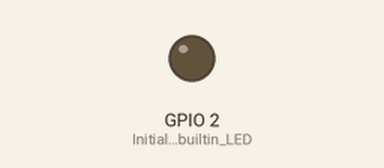
A sketch run on a simulated ESP8266 (NodeMCU). On the bench: output pins drawn as LEDs (lit = HIGH). WiFi joins after 1.5 s; servers stay silent unless stated; no MQTT or app messages arrive unless stated.

Above: at 0.5 s.
At 2.5 s:
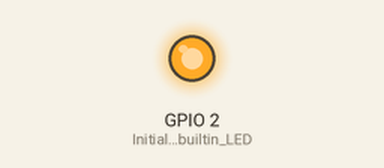
Timing chart, 0 to 5.2 s (numbered marks = the images above):
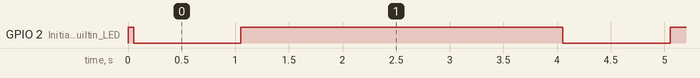

The sketch:

ESP8266_OTA-MQTT_TEMPLATE.ino
```cpp
/*
  ESP8266 code template for MQTT and OTA projects.

  Sections to be edited are delemited by "****INSERT HERE****" tags.
  Make sure to edit these sections:
   LIBRARIES
   VARIABLES
   SETUP
   LOOP
   MQTT ACTIVATED COMMANDS
   FUNCTIONS


  To switch from password to anonymous MQTT connection see the comments
  in the mqtt_reconnect() function at the end.

  There is also a "ESP8266_OTA-MQTT_DEBUG-TEMPLATE" version on the discord
  that includes serial output.

  https://github.com/Blind228/ESP8266_TEMPLATES
*/


// Required libraries
#include <ESP8266WiFi.h>  //For ESP8266
#include <PubSubClient.h> //For MQTT
#include <ESP8266mDNS.h>  //For OTA
#include <WiFiUdp.h>      //For OTA
#include <ArduinoOTA.h>   //For OTA
#include "secrets.h"      //For Credentials
// ****************ADD LIBRARIES HERE********************
// EX:
//#include "stepper.h"


// Update the "secrets.h" file with values suitable for your network.
// WIFI
const char* wifi_ssid = SECRET_WIFI_SSID;
const char* wifi_passwd = SECRET_WIFI_PASSWD;
// MQTT
const char* mqtt_server = SECRET_MQTT_SERVER;
const char* mqtt_user = SECRET_MQTT_USER;
const char* mqtt_passwd = SECRET_MQTT_PASSWD;
const char* mqtt_client_id = SECRET_MQTT_ID;    // ClientID on MQTT
const char* outTopic = SECRET_MQTT_OUTOPIC;     // Confirmation Topic
const char* inTopic = SECRET_MQTT_SUBEDTOPIC;   // Choose topic to subscribe to.
// OTA
const char* ota_passwd = SECRET_OTA_PASSWD;

// MQTT client
WiFiClient espClient;
PubSubClient mqtt_client(espClient);

// Necesary to make Arduino Software autodetect OTA device
WiFiServer TelnetServer(8266);

//Variables Definition ****************DEFINE VARIABLES HERE********************
//Ex:
// const int ledPin = 4;
// const int relayPin = 4;


// USER DEFINED SETUP
void user_setup() {   // ****************INSERT SETUP COMMANDS HERE********************
  // Use this function to define pins and other setup commands.
  pinMode(LED_BUILTIN, OUTPUT); // Initialise builtin LED.
  digitalWrite(LED_BUILTIN, HIGH);   // Turn the LED off by making the voltage HIGH
}


// USER DEFINED LOGIC
void user_loop() {    // ****************INSERT LOOP COMMANDS HERE*********************

  // Blink test
  digitalWrite(LED_BUILTIN, LOW);   // Turn the LED on (Note that LOW turns the LED on for the ESP-8266)
  delay(1000);                  // Wait for 1 seconds
  digitalWrite(LED_BUILTIN, HIGH);   // Turn the LED off by making the voltage HIGH
  delay(3000);                  // Wait for 5 seconds

  // MQTT comunications HERE (Outgoing comunication only)
  // ex: mqtt_client.publish ("/topic", "payload");

  // ANY LOGIC ACTIVATED BY RECEIVED MQTT PAYLOADS FROM SUBSCRIBED
  // TOPICS MUST BE IMPLEMENTED IN TH CALLBACK FUNCTION.(SEE BELOW)
}

// Callback function for MQTT.
// This is used to receive messages on subscribed topics. Not needed if not subsrcibed to any topics.
void callback(char* topic, byte* payload, unsigned int length) {
  // Conver the incoming byte array to a string
  payload[length] = '\0'; // Null terminator used to terminate the char array
  String message = (char*)payload;

  // ****************INSERT MQTT ACTIVATED COMMANDS HERE********************
  if (message == "test") {  // Define what message is the trigger.
    // Add code to execute if the right message is received here.
    mqtt_client.publish(outTopic, "MQTT message received!");
  }
}

// ---------Past this point no user modification is needed.--------------

// INITIAL SETUP.
void setup() {

  setup_wifi(); // Connect to WIFI.

  ota_setup();  // Setup OTA.

  mqtt_setup(); // Setup MQTT.

  user_setup(); // User setup.
}


// MAIN LOOP.
void loop() {

  ArduinoOTA.handle();

  if (!mqtt_client.connected()) {
    mqtt_reconnect(); // If MQTT connection is lost, reconnect.
  }

  mqtt_client.loop();

  user_loop();
}

// -------USER DEFINED FUNCTIONS----------------

//void yourfunction() {
//  Function logic
//}

// ------------FUNCTIONS------------------------

// WIFI SETUP FUNCTION.
void setup_wifi() {
  // We start by connecting to a WiFi network
  WiFi.begin(wifi_ssid, wifi_passwd);
}

// MQTT SETUP FUNCTION.
void mqtt_setup() {
  mqtt_client.setServer(mqtt_server, 1883);
  mqtt_client.setCallback(callback);
}


// MQTT RECONNECTION FUNCTION.
void mqtt_reconnect() {
  while (!mqtt_client.connected()) {  // Loop until we're reconnected
    // Attempt to connect
    // If you do not want to use a username and password (anonymous connection), change next line to
    // if (client.connect("ESP8266Client")) {
    if (mqtt_client.connect(mqtt_client_id, mqtt_user, mqtt_passwd)) {
      char buffer[40];
      sprintf(buffer, "%s: connected and ready.", mqtt_client_id);
      mqtt_client.publish(outTopic, buffer);  // Publish ID to show we're connected.
      mqtt_client.subscribe(inTopic); // Re-Subscribe.
    } else {
      delay(5000);// Wait 5 seconds before retrying
    }
  }
}

// OTA SETUP FUNCTION.
void ota_setup() {
  TelnetServer.begin();   // Necesary to make Arduino Software autodetect OTA device
  //  ArduinoOTA.onStart([]() {});
  ArduinoOTA.setPassword(ota_passwd);
  //  ArduinoOTA.onEnd([]() {});
  //  ArduinoOTA.onProgress([](unsigned int progress, unsigned int total) {
  //    Serial.printf("OTA in progress: %u%%\r\n", (progress / (total / 100)));
  //  });
  //  ArduinoOTA.onError([](ota_error_t error) {
  //    Serial.printf("Error[%u]: ", error);
  //    if (error == OTA_AUTH_ERROR) Serial.println("Auth Failed");
  //    else if (error == OTA_BEGIN_ERROR) Serial.println("Begin Failed");
  //    else if (error == OTA_CONNECT_ERROR) Serial.println("Connect Failed");
  //    else if (error == OTA_RECEIVE_ERROR) Serial.println("Receive Failed");
  //    else if (error == OTA_END_ERROR) Serial.println("End Failed");
  //  });
  //  ArduinoOTA.begin();
  //  Serial.println("   OTA setup completed.");
}
```

secrets.h
```cpp
// Update the "secrets.h" file with values suitable for your network.
// WIFI
#define SECRET_WIFI_SSID "";
#define SECRET_WIFI_PASSWD "";
// MQTT
#define SECRET_MQTT_SERVER "";
#define SECRET_MQTT_USER "";
#define SECRET_MQTT_PASSWD "";

#define SECRET_MQTT_ID "ESP8266-deviceName";  // ClientID on MQTT
#define SECRET_MQTT_OUTOPIC "/confirmation";  // Confirmation Topic
#define SECRET_MQTT_SUBEDTOPIC "/test";       // Choose topic to subscribe to.

// OTA
#define SECRET_OTA_PASSWD "";
```

Measured:
- by itself, GPIO 2 (Initialise_builtin_LED): alternates HIGH for 3.0 s and LOW for 1.0 s
